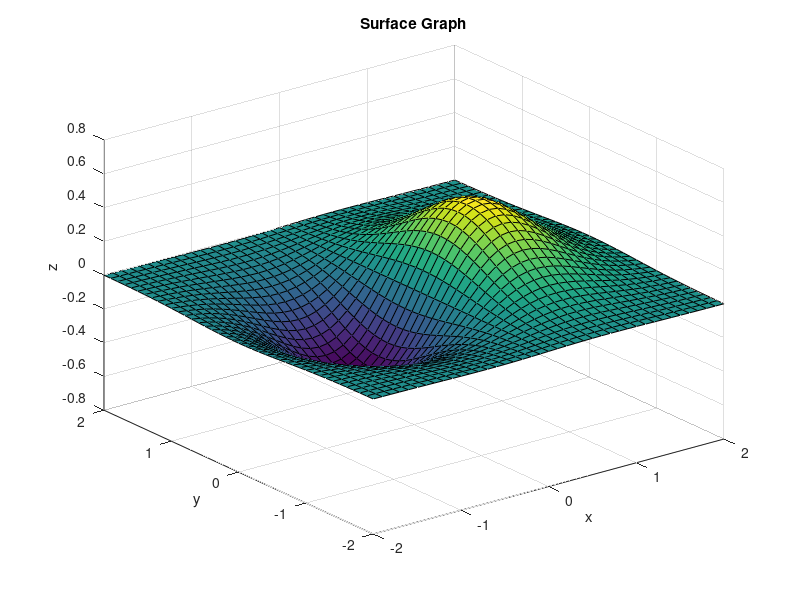

MATLAB code to generate this figure:
clc; clear;

a=-2:0.1:2; b=a;
[x, y] = meshgrid(a, b);
z = x.*exp(-x.^2-y.^2);

surf(x, y, z);
title('Surface Graph');
xlabel('x'); ylabel('y'); zlabel('z');
